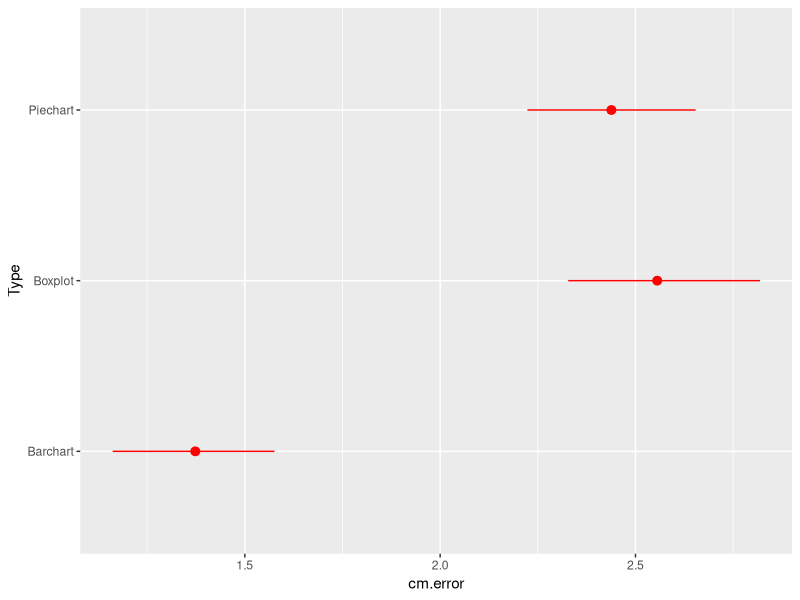
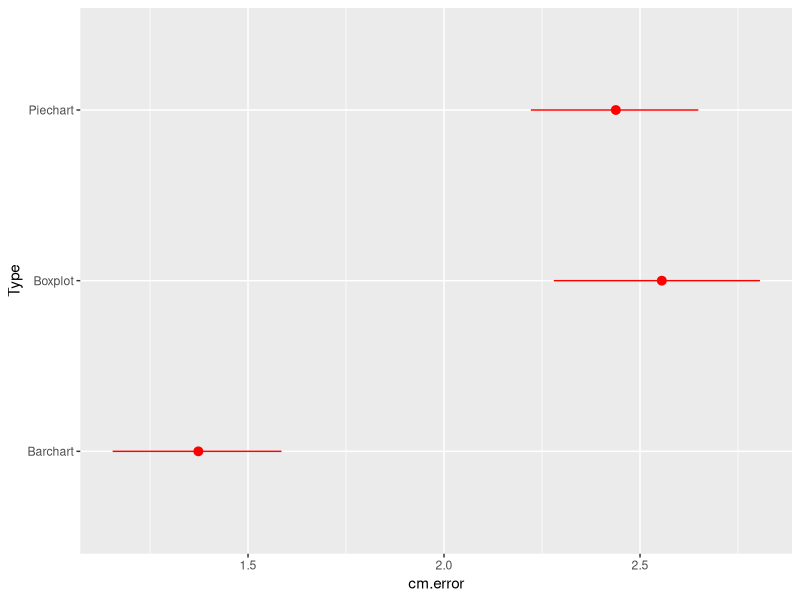

The R script that drew these images, in order:
#install.packages("tidyverse", repos = "http://cran.us.r-project.org") # if not already installed
#install.packages("Hmisc", repos = "http://cran.us.r-project.org") # if not already installed

library(Hmisc)
library(tidyverse)

pdf(NULL)

data <- read.csv('./data/data_final.csv')

ggplot(data, aes(x = Type, y = cm.error)) + stat_summary(fun.data = 'mean_cl_boot', colour = 'red', size = 0.5) + coord_flip()
ggsave(filename = './img/plot.png', width = 7, height = 5)


piecharts <- filter(data, Type == 'Piechart')
boxplots <- filter(data, Type == 'Boxplot')
barcharts <- filter(data, Type == 'Barchart')

smean.cl.boot(piecharts$cm.error, conf.int = .95, B = 1000)
smean.cl.boot(boxplots$cm.error, conf.int = .95, B = 1000)
smean.cl.boot(barcharts$cm.error, conf.int = .95, B = 1000)
